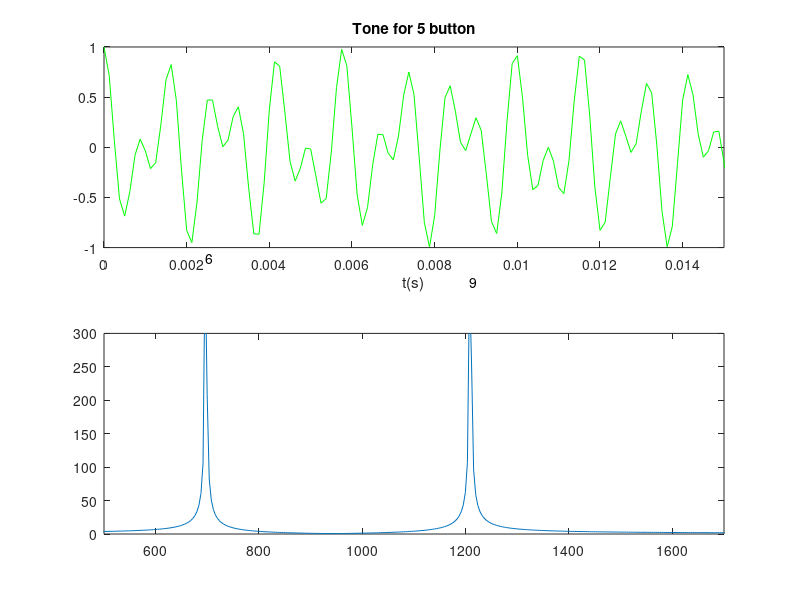

Recreate this plot in MATLAB.
clear
clc

c1=1209;
c2=1336;
c3=1477;
r1=697;
r2=770;
r3=852;
r4=941;

fs = 8000 %sampling frequency
t=[0:(1/fs):.25];% 1/fs is sampling period. 0 to .25 is the length of tone in seconds
A1=.5;
p1=0;
A2=.5;
p2=0;
tone=A1*cos(2*pi*r1.*t+p1) + A2*cos(2*pi*c1.*t+p2);


% this is the beginning of UC DAVIS code


% Subplot 1: time signal
%
figure;
subplot(2,1,1);
plot(t,tone,'g')
%
% limit to first 0.015 s
%
axis([0 0.015 -1 1]);
xlabel('t(s)');
title('Tone for 5 button');
%
% Subplot 2: Fourier series
%
subplot(2,1,2)
%
% Compute Fourier series
%
p = abs(fft(tone)); % not sure if the built in function of "fast fourier transform" is allowed. Need to check on this

summing = sum(p); % extra stuff ignore this
fprintf('the sum of all p values is  %4.2f: ',summing)% extra stuff ignore this
n = length(tone); % you take the length of the  tone, which is 2001
%
% Get corresponding frequency values
%
f = (0:n-1)*(fs/n);
plot(f,p);
axis([500 1700 0 300]);
%
% Find peak position
%
[peak_amp peak_loc]=findpeaks(p,'Minpeakheight',200);
%
% peak_loc is in point; convert to frequency
%
freq=f(peak_loc);
%
% Only keep values in DTMF range
%
peak_freq=freq(freq < 1700);
peak_height = peak_amp(freq < 1700);
%
hold on
str=num2str(int32(peak_freq));
text(peak_freq(1),peak_height(1),str(1))
text(peak_freq(2),peak_height(2),str(2))

% we need to code to have peak values displayed somewhere. 
